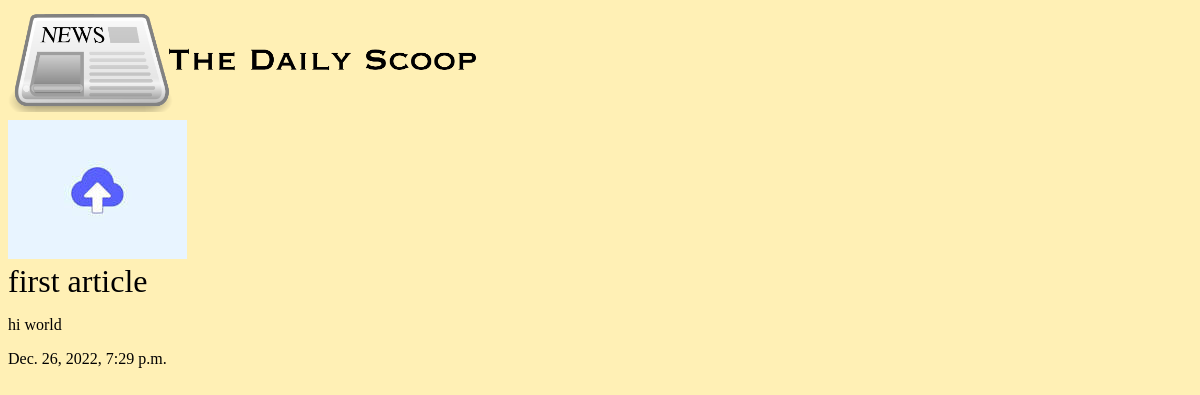
/articles/first, run on the app's committed database.
### articles/models.py (models this page shows, shortened)
class Article(models.Model):
  title = models.CharField(max_length=128)
  slug = models.SlugField(max_length=128)
  body = models.TextField()
  date = models.DateTimeField(auto_now_add=True)
  thumbnail = models.ImageField(default='default.png', blank=True)

### articles/views.py (the view)
# urls.py: path('<slug:slug>', views.article_detail, name="detail") #specific article page
def article_detail(req, slug):
  article = Article.objects.get(slug=slug)
  return render(req, 'articles/article_detail.html', {'article': article})

### articles/templates/articles/article_detail.html
{% extends 'base.html' %}
{% block content %}
  <div class="article-detail">
    <div class="article">
      <img src="{{ article.thumbnail.url }}">
      <h1>{{ article.title }}</h1>
      <p>{{ article.body }}</p>
      <p>{{ article.date }}</p>
    </div>
  </div>
{% endblock %}

### assets/style.css (style rules this page uses)
body { background-color: #fff0b5; background-repeat: no-repeat; color: rgb(0, 0, 0); }
body * { font-family: Ubuntu; }
h1, h2, h3, h4, h5 { font-weight: normal; margin: 0; }

### data on the page
Article: thumbnail (placeholder picture), title "first article", body "hi world", date "Dec. 26, 2022, 7:29 p.m."
